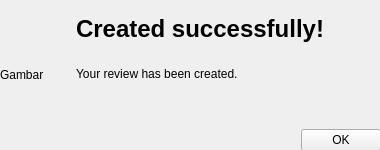
<?xml version="1.0" encoding="UTF-8"?>
<ui version="4.0">
 <class>PopupReviewCreate</class>
 <widget class="QWidget" name="PopupReviewCreate">
  <property name="geometry">
   <rect>
    <x>0</x>
    <y>0</y>
    <width>380</width>
    <height>150</height>
   </rect>
  </property>
  <property name="windowTitle">
   <string>Form</string>
  </property>
  <widget class="QWidget" name="horizontalLayoutWidget">
   <property name="geometry">
    <rect>
     <x>0</x>
     <y>0</y>
     <width>381</width>
     <height>151</height>
    </rect>
   </property>
   <layout class="QHBoxLayout" name="horizontalLayout_2">
    <item>
     <widget class="QLabel" name="picLbl">
      <property name="sizePolicy">
       <sizepolicy hsizetype="Fixed" vsizetype="Fixed">
        <horstretch>0</horstretch>
        <verstretch>0</verstretch>
       </sizepolicy>
      </property>
      <property name="minimumSize">
       <size>
        <width>70</width>
        <height>70</height>
       </size>
      </property>
      <property name="maximumSize">
       <size>
        <width>70</width>
        <height>70</height>
       </size>
      </property>
      <property name="text">
       <string>Gambar</string>
      </property>
      <property name="scaledContents">
       <bool>true</bool>
      </property>
     </widget>
    </item>
    <item>
     <layout class="QVBoxLayout" name="verticalLayout_2">
      <item>
       <widget class="QLabel" name="label_5">
        <property name="font">
         <font>
          <weight>75</weight>
          <bold>true</bold>
         </font>
        </property>
        <property name="text">
         <string>&lt;html&gt;&lt;head/&gt;&lt;body&gt;&lt;p&gt;&lt;span style=&quot; font-size:18pt;&quot;&gt;Created successfully!&lt;/span&gt;&lt;/p&gt;&lt;/body&gt;&lt;/html&gt;</string>
        </property>
       </widget>
      </item>
      <item>
       <widget class="QLabel" name="label_6">
        <property name="text">
         <string>&lt;html&gt;&lt;head/&gt;&lt;body&gt;&lt;p align=&quot;justify&quot;&gt;Your review has been created.&lt;/p&gt;&lt;p align=&quot;justify&quot;&gt;&lt;br/&gt;&lt;/p&gt;&lt;/body&gt;&lt;/html&gt;</string>
        </property>
        <property name="wordWrap">
         <bool>true</bool>
        </property>
       </widget>
      </item>
      <item>
       <layout class="QHBoxLayout" name="horizontalLayout_4">
        <item>
         <spacer name="horizontalSpacer_2">
          <property name="orientation">
           <enum>Qt::Horizontal</enum>
          </property>
          <property name="sizeHint" stdset="0">
           <size>
            <width>40</width>
            <height>20</height>
           </size>
          </property>
         </spacer>
        </item>
        <item>
         <widget class="QPushButton" name="buttonOK">
          <property name="text">
           <string>OK</string>
          </property>
         </widget>
        </item>
       </layout>
      </item>
     </layout>
    </item>
   </layout>
  </widget>
 </widget>
 <resources/>
 <connections/>
</ui>
